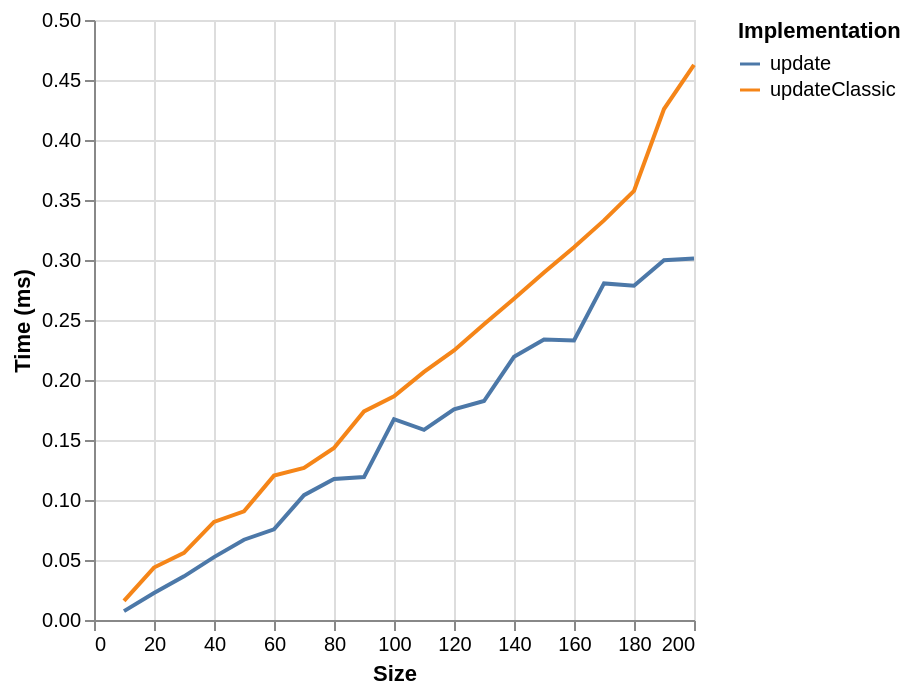

Specify this chart in Vega-Lite:
### Vega-Lite specification from a JSON file in a GitHub repository (floating-point values rounded to 4 significant figures)
{"$schema": "https://vega.github.io/schema/vega-lite/v6.json", "data": {"values": [{"ms": 0.0159, "series": "updateClassic", "size": 10}, {"ms": 0.0437, "series": "updateClassic", "size": 20}, {"ms": 0.0559, "series": "updateClassic", "size": 30}, {"ms": 0.0817, "series": "updateClassic", "size": 40}, {"ms": 0.0906, "series": "updateClassic", "size": 50}, {"ms": 0.1203, "series": "updateClassic", "size": 60}, {"ms": 0.1267, "series": "updateClassic", "size": 70}, {"ms": 0.1434, "series": "updateClassic", "size": 80}, {"ms": 0.1738, "series": "updateClassic", "size": 90}, {"ms": 0.1864, "series": "updateClassic", "size": 100}, {"ms": 0.2068, "series": "updateClassic", "size": 110}, {"ms": 0.2246, "series": "updateClassic", "size": 120}, {"ms": 0.2464, "series": "updateClassic", "size": 130}, {"ms": 0.2677, "series": "updateClassic", "size": 140}, {"ms": 0.2896, "series": "updateClassic", "size": 150}, {"ms": 0.3107, "series": "updateClassic", "size": 160}, {"ms": 0.333, "series": "updateClassic", "size": 170}, {"ms": 0.3575, "series": "updateClassic", "size": 180}, {"ms": 0.4258, "series": "updateClassic", "size": 190}, {"ms": 0.4627, "series": "updateClassic", "size": 200}, {"ms": 0.0074, "series": "update", "size": 10}, {"ms": 0.0225, "series": "update", "size": 20}, {"ms": 0.0364, "series": "update", "size": 30}, {"ms": 0.0524, "series": "update", "size": 40}, {"ms": 0.0669, "series": "update", "size": 50}, {"ms": 0.0756, "series": "update", "size": 60}, {"ms": 0.104, "series": "update", "size": 70}, {"ms": 0.1176, "series": "update", "size": 80}, {"ms": 0.1191, "series": "update", "size": 90}, {"ms": 0.1674, "series": "update", "size": 100}, {"ms": 0.1585, "series": "update", "size": 110}, {"ms": 0.1755, "series": "update", "size": 120}, {"ms": 0.1825, "series": "update", "size": 130}, {"ms": 0.2193, "series": "update", "size": 140}, {"ms": 0.2337, "series": "update", "size": 150}, {"ms": 0.2329, "series": "update", "size": 160}, {"ms": 0.2805, "series": "update", "size": 170}, {"ms": 0.2786, "series": "update", "size": 180}, {"ms": 0.2998, "series": "update", "size": 190}, {"ms": 0.3012, "series": "update", "size": 200}]}, "encoding": {"color": {"field": "series", "legend": {"orient": "right", "symbolLimit": 30, "title": "Implementation"}, "type": "nominal"}, "x": {"field": "size", "title": "Size", "type": "quantitative"}, "y": {"field": "ms", "title": "Time (ms)", "type": "quantitative"}}, "mark": {"point": false, "type": "line"}}
